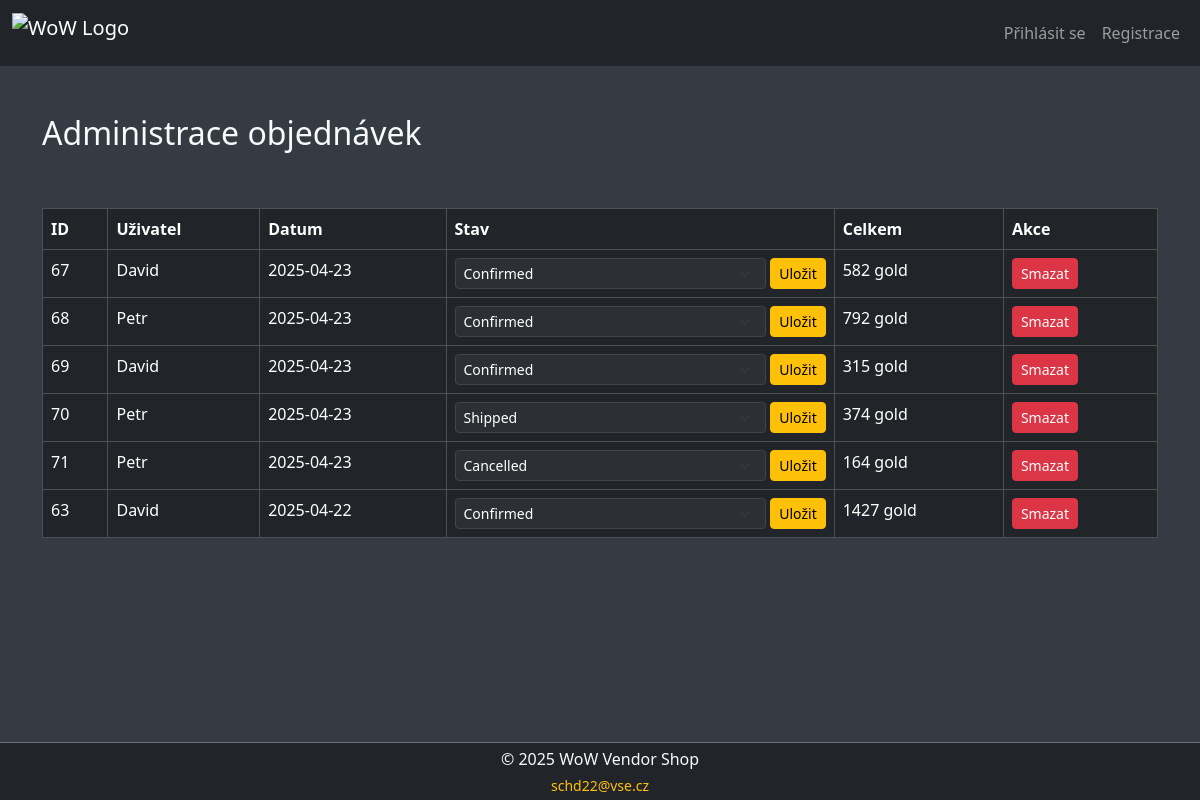
The page /admin/orders.php on the database its author committed.
### tables this page shows
CREATE TABLE `sp_orders` (
  `order_id` int(11) NOT NULL,
  `user_id` int(11) NOT NULL,
  `order_date` date NOT NULL,
  `status` varchar(255) NOT NULL
);

CREATE TABLE `sp_users` (
  `user_id` int(11) NOT NULL,
  `name` varchar(255) NOT NULL,
  `email` varchar(255) NOT NULL,
  `password` varchar(255) NOT NULL,
  `class_id` int(11) NOT NULL,
  `privilege_id` int(11) NOT NULL,
  `filter` tinyint(1) NOT NULL
);

### database/DatabaseConnection.php (called while the page is built, shortened)
<?php
class DatabaseConnection {
    private static $pdo;
    public static function getPDOConnection() {
        if (!self::$pdo) {
            self::$pdo = new PDO(
                "mysql:host=" . DB_SERVER_URL . ';dbname=' . DB_DATABASE,
                DB_USERNAME,
                DB_PASSWORD
            );
            self::$pdo->setAttribute(PDO::ATTR_DEFAULT_FETCH_MODE, PDO::FETCH_ASSOC);
            self::$pdo->setAttribute(PDO::ATTR_ERRMODE, PDO::ERRMODE_EXCEPTION);
        }
        return self::$pdo;
    }
}

### database/Database.php (called while the page is built, shortened)
<?php
require_once 'DatabaseConnection.php';
abstract class Database {
    public function __construct() {
        $this->connection = DatabaseConnection::getPDOConnection();
    }
}

### database/OrderDB.php (called while the page is built, shortened)
<?php
require_once 'Database.php';
class OrderDB extends Database {
    public function getAllOrdersWithUser() {
        $stmt = $this->connection->prepare("
            SELECT o.*, u.name AS user_name,
                   IFNULL(SUM(oi.quantity * oi.price), 0) AS total_price
            FROM sp_orders o
            JOIN sp_users u ON o.user_id = u.user_id
            LEFT JOIN sp_order_items oi ON o.order_id = oi.order_id
            GROUP BY o.order_id
            ORDER BY o.order_date DESC
        ");
        $stmt->execute();
        return $stmt->fetchAll(PDO::FETCH_ASSOC);
    }
}

### admin/orders.php (the view, shortened to what this page needs)
<?php
require_once __DIR__ . '/../incl/header.php';
require_once __DIR__ . '/../database/OrderDB.php';
$orderDB = new OrderDB();
$orders = $orderDB->getAllOrdersWithUser();
?>
<div class="container mt-5 text-light">
    <h2>Administrace objednávek</h2>
    <br>
    <table class="table table-dark table-bordered table-hover mt-4">
        <thead>
            <tr>
                <th>ID</th>
                <th>Uživatel</th>
                <th>Datum</th>
                <th>Stav</th>
                <th>Celkem</th>
                <th>Akce</th>
            </tr>
        </thead>
        <tbody>
            <?php foreach ($orders as $order): ?>
                <tr>
                    <td><?= $order['order_id'] ?></td>
                    <td><?= htmlspecialchars($order['user_name']) ?></td>
                    <td><?= $order['order_date'] ?></td>
                    <td>
                        <form method="POST" action="update_order_status.php" class="d-flex gap-1">
                            <select name="status" class="form-select form-select-sm">
                                <?php foreach (['unconfirmed', 'confirmed', 'shipped', 'cancelled'] as $status): ?>
                                    <option value="<?= $status ?>" <?= $order['status'] === $status ? 'selected' : '' ?>>
                                        <?= ucfirst($status) ?>
                                    </option>
                                <?php endforeach; ?>
                            </select>
                            <button class="btn btn-sm btn-warning">Uložit</button>
                        </form>
                    </td>
                    <td><?= $order['total_price'] ?> gold</td>
                    <td>
                        <a href="delete_order.php?order_id=<?= $order['order_id'] ?>"
                           class="btn btn-sm btn-danger"
                           onclick="return confirm('Opravdu chceš smazat tuto objednávku?')">
                           Smazat
                        </a>
                    </td>
                </tr>
            <?php endforeach; ?>
        </tbody>
    </table>
</div>
<?php require_once __DIR__ . '/../incl/footer.php'; ?>

### css/style.css (style rules this page uses)
body { background-color: rgb(52, 59, 66); }
html, body { height: 100%; margin: 0; }
body { display: flex; flex-direction: column; }
input.form-control, textarea.form-control, select.form-control, select.form-select { background-color: #2c2f33; color: #fff; border: 1px solid #444; }

### rows shown on the page
sp_orders: order_id "67", user.name "David", order_date "2025-04-23", status "Confirmed", total_price "582"
sp_orders: order_id "68", user.name "Petr", order_date "2025-04-23", status "Confirmed", total_price "792"
sp_orders: order_id "69", user.name "David", order_date "2025-04-23", status "Confirmed", total_price "315"
sp_orders: order_id "70", user.name "Petr", order_date "2025-04-23", status "Shipped", total_price "374"
sp_orders: order_id "71", user.name "Petr", order_date "2025-04-23", status "Cancelled", total_price "164"
sp_orders: order_id "63", user.name "David", order_date "2025-04-22", status "Confirmed", total_price "1427"
